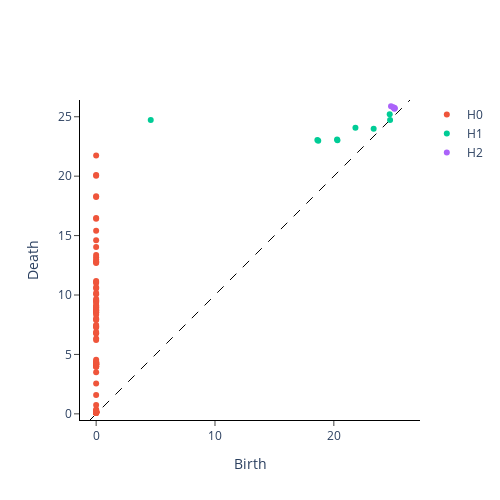

The code cell stored with this chart in its notebook:
### Markdown cell above
### 2.1 Probar la clase `AnalisisTDA` con una serie simple univariada

### Code cell
from gtda.plotting import plot_diagram, plot_point_cloud


mi_tda = AnalisisTDA(embedding_type = "TK", univariate = True, option_uni = 2)
X_univariate = np.array(df["precio_frambuesa"].copy()) # X_train["precio_frambuesa"]

# homologia_persistente(self, datos, embedding_dimension = 2, embedding_time_delay = 1, window_size = 100,  stride = 4)
embedding_dimension = 30
embedding_time_delay = 30
stride = 5
diagrama, features, plot_cloud = mi_tda.homologia_persistente(X_univariate, embedding_dimension = embedding_dimension, embedding_time_delay = embedding_time_delay, window_size = 100,  stride = stride)

# plots
plot_diagram(diagrama)
